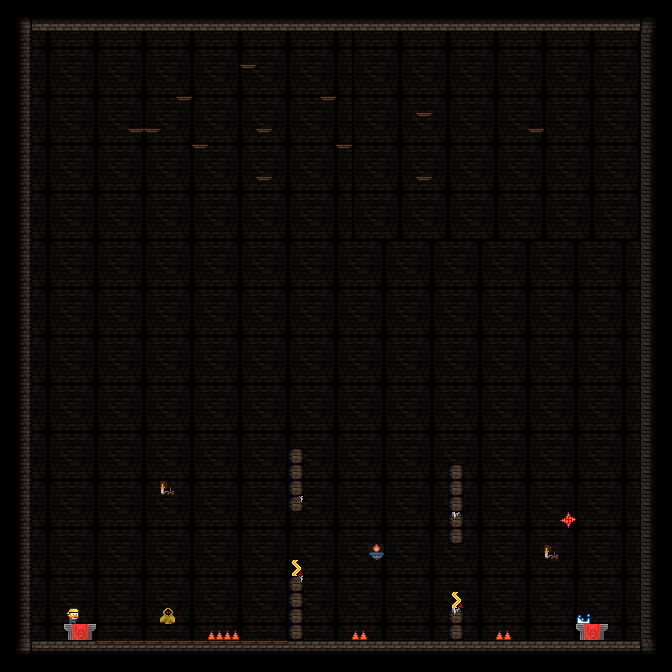

The image is a tile-based game level rendered from a .tmx file. Its description and source (layers, tilesets, objects; grid data summarised) follow:
An orthogonal 42x42 tile map with 16x16 px tiles, 5 tile layers (back, stage, deco, unit, ...).

<map version="1.0" orientation="orthogonal" renderorder="right-down" width="42" height="42" tilewidth="16" tileheight="16" nextobjectid="4">
 <tileset firstgid="1" name="dungeonTileSet" tilewidth="16" tileheight="16" tilecount="1024">
  <image source="dungeonTileset.png" width="512" height="512" />
  <terraintypes>
   <terrain name="blocks" tile="-1" />
  </terraintypes>
  <tile id="4" terrain=",,,0" />
  <tile id="5" terrain=",,0,0" />
  <tile id="6" terrain=",,0," />
  <tile id="12" terrain="0,0,0," />
  <tile id="13" terrain="0,0,," />
  <tile id="14" terrain="0,0,,0" />
  <tile id="36" terrain=",0,,0" />
  <tile id="37" terrain="0,0,0,0" />
  <tile id="38" terrain="0,,0," />
  <tile id="44" terrain="0,,0," />
  <tile id="46" terrain=",0,,0" />
  <tile id="68" terrain=",0,," />
  <tile id="69" terrain="0,0,," />
  <tile id="70" terrain="0,,," />
  <tile id="76" terrain="0,,0,0" />
  <tile id="77" terrain=",,0,0" />
  <tile id="78" terrain=",0,0,0" />
 </tileset>
 <layer name="back" width="42" height="42">
  <data>[1764 cells, 1764 non-empty, 9 distinct tile ids]</data>
 </layer>
 <layer name="stage" width="42" height="42">
  <data>[1764 cells, 339 non-empty, 12 distinct tile ids]</data>
 </layer>
 <layer name="deco" width="42" height="42">
  <data>[1764 cells, 19 non-empty, 5 distinct tile ids]</data>
 </layer>
 <layer name="unit" width="42" height="42">
  <data>[1764 cells, 10 non-empty, 6 distinct tile ids]</data>
 </layer>
 <layer name="fore" width="42" height="42">
  <data>[1764 cells, 12 non-empty, 1 distinct tile ids]</data>
 </layer>
</map>
